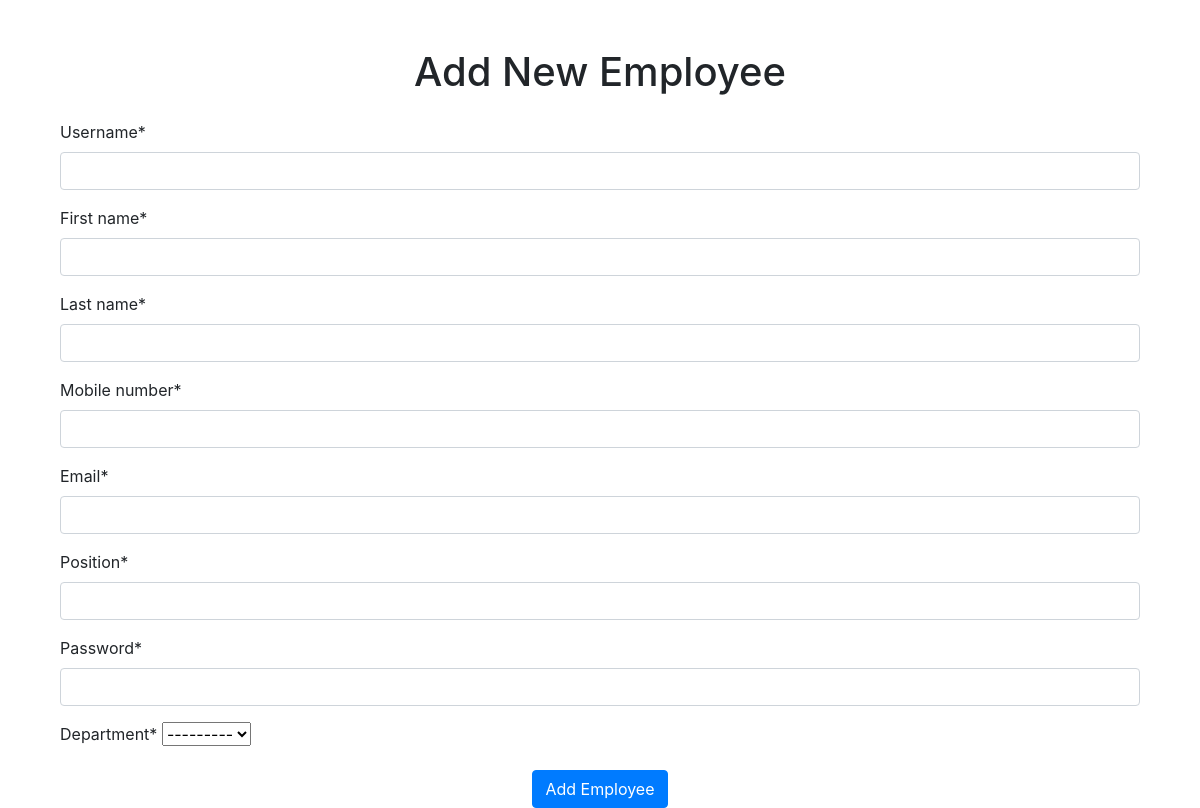
The page /employee/add/ on the database as committed earlier.
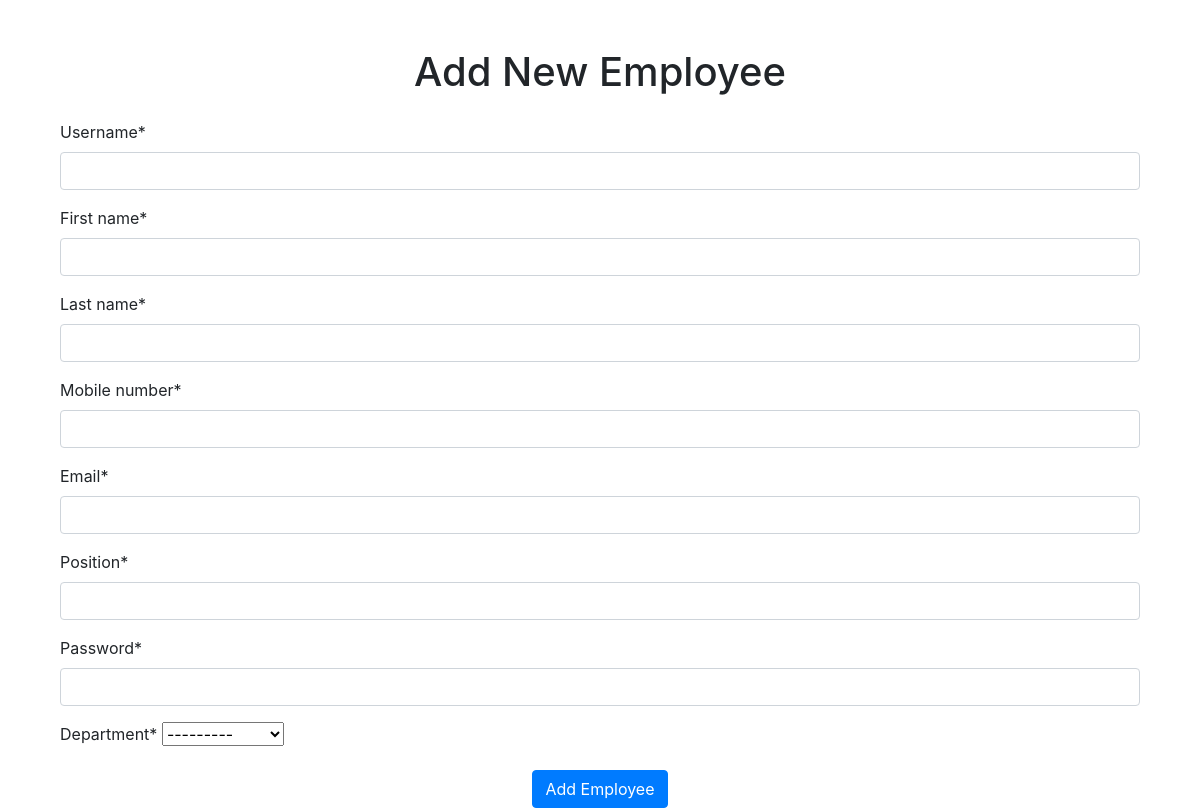
The same page on the database as committed later.
### management/models.py (models this page shows)
class Department(models.Model):
    department_id = models.AutoField(primary_key=True)
    name = models.CharField(max_length=256)
    location = models.CharField(max_length=100)
    created = models.DateTimeField(auto_now_add=True)
    updated = models.DateTimeField(auto_now_add=True)
    def __str__(self):
        return str(self.name)

### management/views.py (the view)
# urls.py: path('employee/add/',views.add_employee,name='add_employee'),
def add_employee(request):
    if request.method == 'POST':
        form = EmployeeForm(request.POST)
        if form.is_valid():
            username = form.cleaned_data['username']
            password = form.cleaned_data['password']
            first_name = form.cleaned_data['first_name']
            last_name = form.cleaned_data['last_name']
            mobile_number = form.cleaned_data['mobile_number']
            email = form.cleaned_data['email']
            position = form.cleaned_data['position']
            department = form.cleaned_data['department']
            employee = Employee(
                username=username,
                password=make_password(password),  # Hash the password
                first_name=first_name,
                last_name=last_name,
                mobile_number=mobile_number,
                email=email,
                position=position,
                department=department,
            )
            employee.save()
            return redirect('employees')
    else:
        form = EmployeeForm()
    return render(request, 'add_employee.html', {'form': form})

### management/forms.py
class EmployeeForm(forms.Form):
    username = forms.CharField(max_length=150, required=True)
    first_name = forms.CharField(max_length=100, required=True)
    last_name = forms.CharField(max_length=50, required=True)
    mobile_number = forms.CharField(max_length=12, required=True)
    email = forms.EmailField(max_length=254, required=True)
    position = forms.CharField(max_length=126, required=True)
    password = forms.CharField(widget=forms.PasswordInput)
    department = forms.ModelChoiceField(queryset=Department.objects.only("name").all())

### management/templates/add_employee.html (shortened to what this page needs)
{% extends 'base.html' %}
{% load crispy_forms_tags %}
{% block content %}
  <div class="container">
    <h1 class="my-4 text-center">Add New Employee</h1>
    <form method="post">
      {{ form|crispy }}
      <center>
        <button type="submit" class="btn btn-primary">Add Employee</button>
      </center>
    </form>
  </div>
{% endblock %}

Rows that differ between the two databases and show on the page:
added Department: department "---------"
Other text that changed with them:
form field department: "---------" → (not shown)
